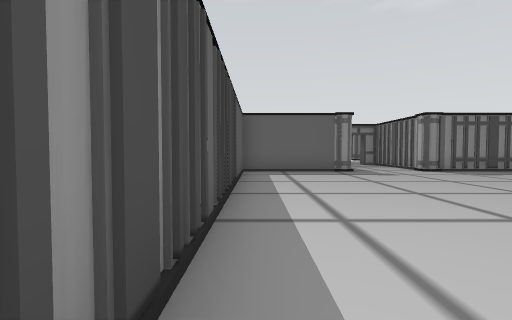
View 1 (above)

23 first-person views from a walk through a 3-D level made in the Unity game engine. The camera is 1.3 m above the floor, tilts 2° down and sees 85° across. The floor is counted in squares, 1.8 m on a side. Each view is taken from the middle of a square. On the plan, view 1 faces up. The plan holds only what a view shows up to about 10 squares ahead; the rest is blank. The place goes on beyond the plan. The player character is not drawn. Door leaves are left out, so doorways stand open. Some surface patterns are stand-ins.

View 2
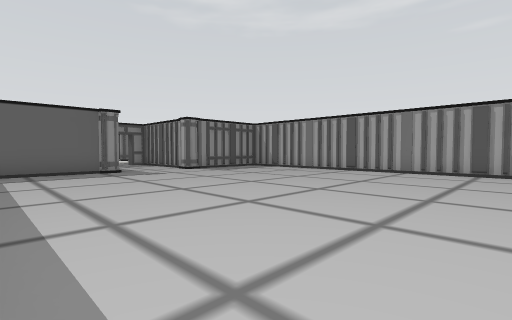

View 3
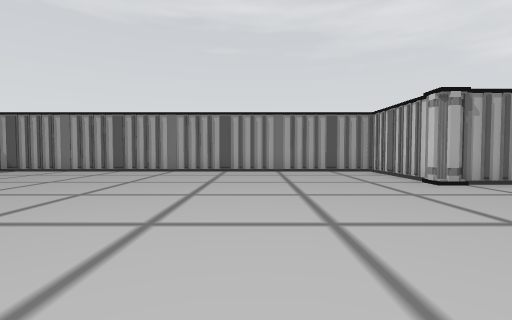

View 4
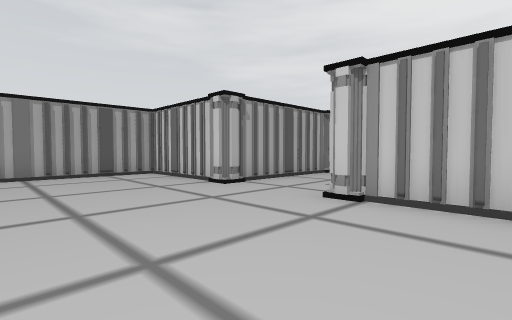

View 5
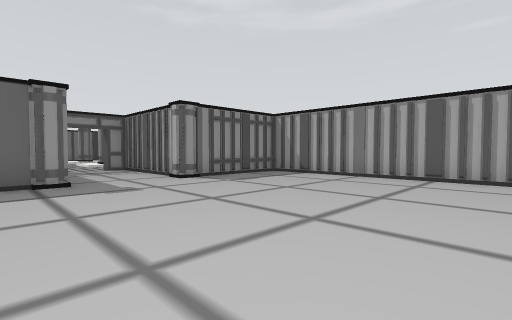

View 6
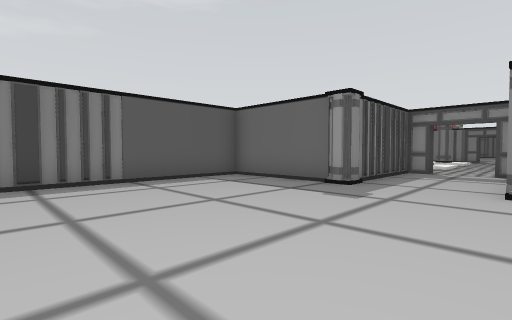

View 7
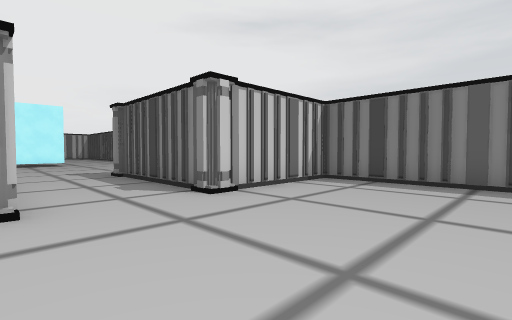

View 8
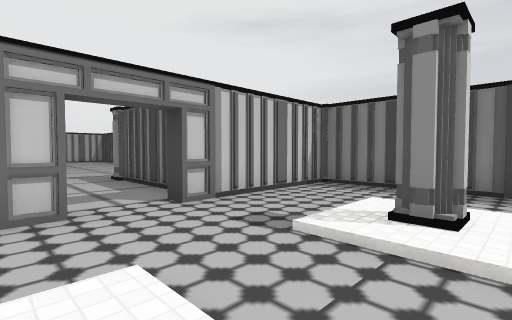

View 9
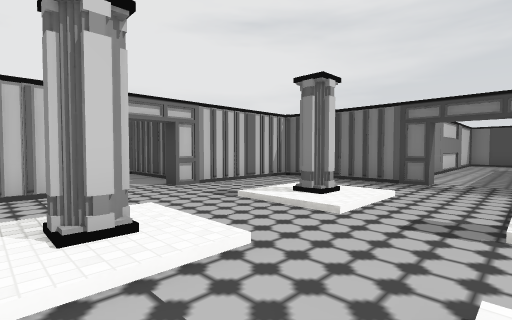

View 10
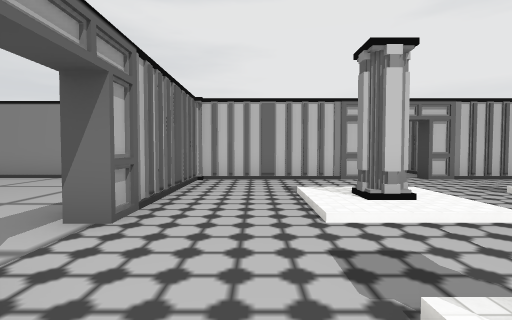

View 11
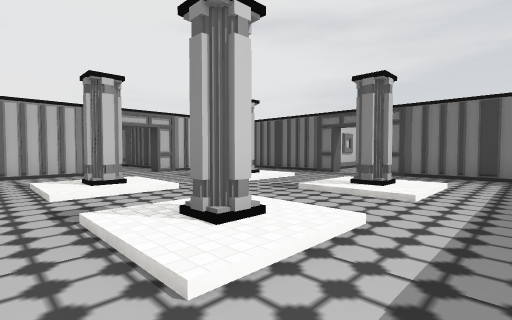

View 12
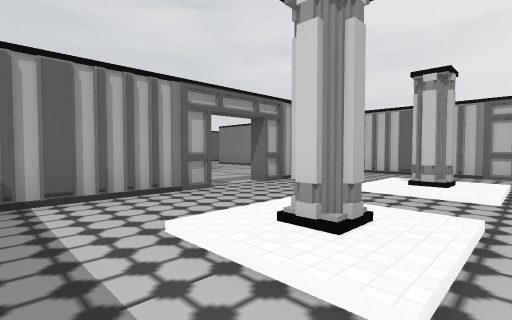

View 13
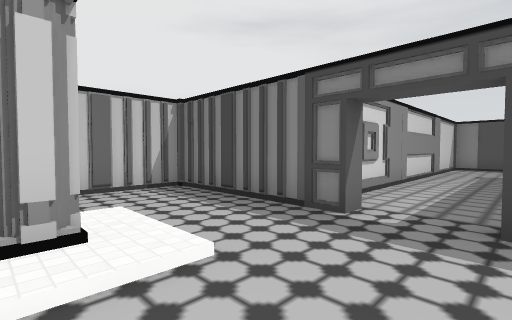

View 14
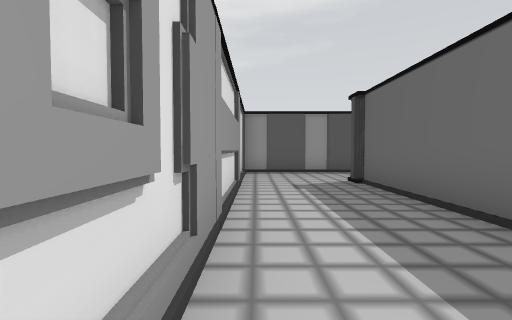

View 15
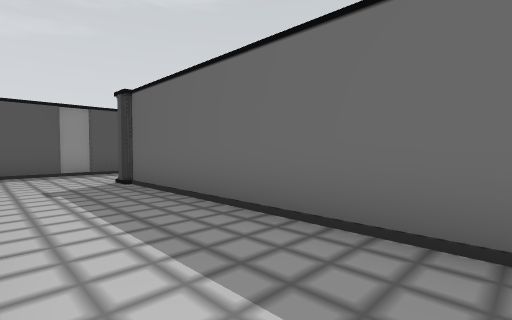

View 16
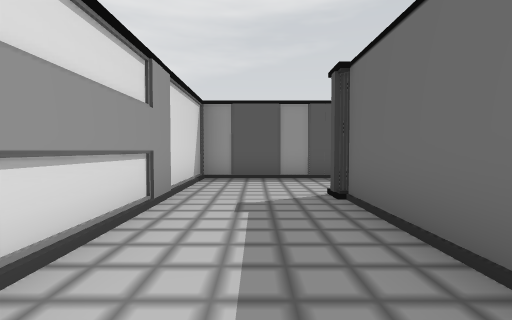

View 17
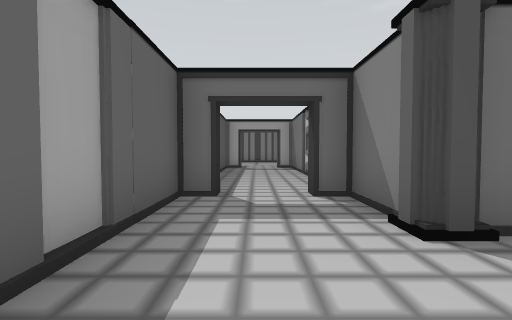

View 18
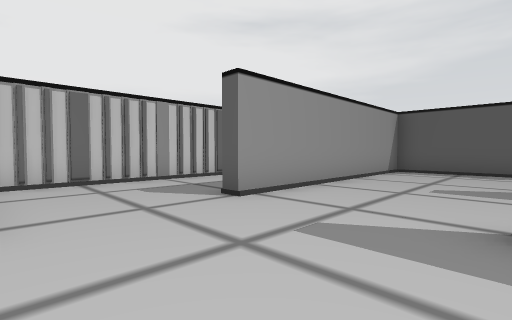

View 19
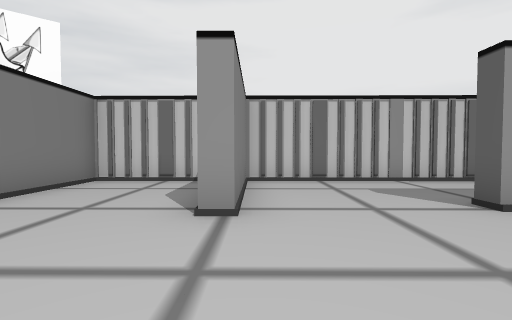

View 20
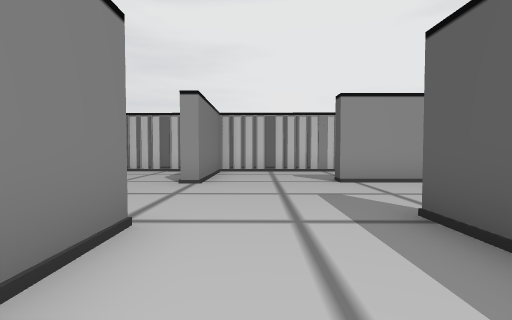

View 21
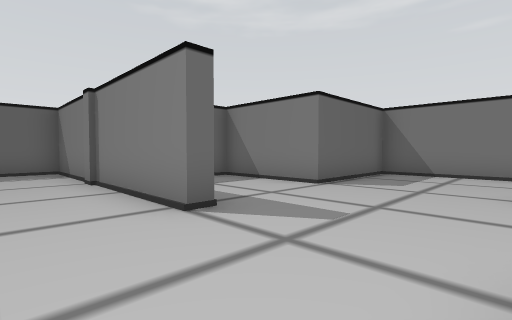

View 22
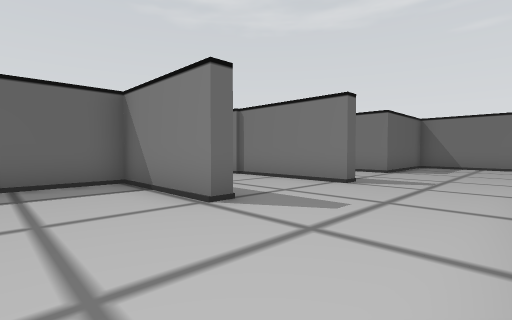

View 23
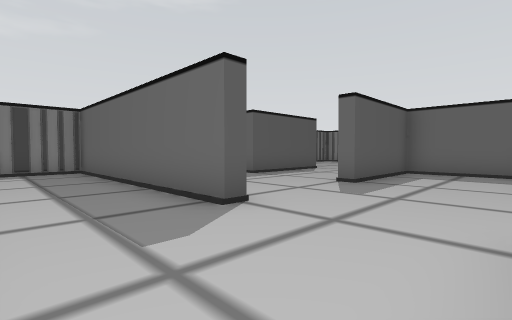

### Floor plan
Key: @ floor where view 1 was taken; # wall or solid block; . main floor; : floor 0.25 m higher than the main floor; / step, stairs or slope; D open door; O other object.
Columns run from 12 left of view 1 to 24 right of it. Each row starts with its distance up from view 1.
 23  ...       #..........#    ..#
 22 ##.##      #..//..//..#    ..#
 21 #...########..:#..#:..#    ..####
 20 #..........OO.//..//..O####..#..##
 19 #.........................#..#...#
 18 #...........O.//..//..#...#..#...#
 17 #############./#..#/..#......#...####
 16            #..//..//..#.............#
 15            #..........#.............#
 14            ####ODDO####///////......#
 13               ##..##  ########..##..#
 12                #..#   #..........#..#
 11                #..#   #..........#..#
 10            #####..#####    ##########
  9            #..........#
  8            #..........#
  7            #..........#
  6            #..........#
  5            #..........#
  4            #..........#
  3            #..........#
  2            #..........#
  1            #..........#
  0            #@.........#
 -1            #..........#
 -2            #..........#
 -3            #..........#
 -4            #####..#####
 -5                #..#
 -6                #..#
 -7                #..#
 -8                #..#

Positions as (right, up) in squares from view 1, and headings:
1: (0, 0), facing up
2: (0, 0), facing up-right
3: (0, 0), facing right
4: (1, 0), facing down-right
5: (2, 3), facing up-right
6: (6, 4), facing up-left
7: (6, 0), facing down-left
8: (6, 18), facing down-left
9: (7, 20), facing down-left
10: (8, 21), facing down
11: (8, 23), facing down-left
12: (5, 23), facing down-right
13: (3, 20), facing down-left
14: (-2, 18), facing left
15: (-2, 18), facing up-left
16: (-4, 19), facing left
17: (-10, 18), facing up
18: (20, 17), facing down-left
19: (20, 17), facing down
20: (19, 20), facing down
21: (15, 14), facing up-right
22: (11, 14), facing up-right
23: (20, 11), facing up-left
